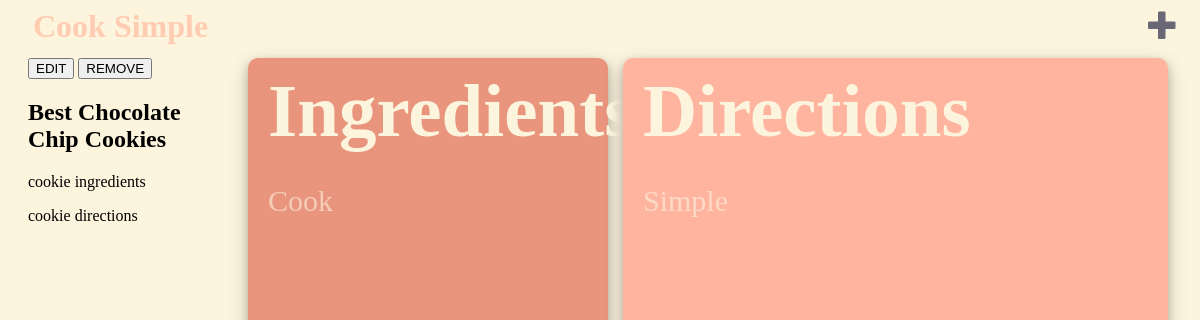
The page /recipe/3/ (signed in) on the database its author committed.
### recipe/models.py (models this page shows, shortened)
class Recipe(models.Model):
    author = models.ForeignKey(settings.AUTH_USER_MODEL, on_delete=models.CASCADE)
    title = models.CharField(max_length=200)
    cooktime = models.TextField()
    ingredients = models.TextField()
    directions = models.TextField()
    created_date = models.DateTimeField(default=timezone.now)
    published_date = models.DateTimeField(blank=True, null=True)

### recipe/views.py (the view)
# urls.py: path('recipe/<int:pk>/', views.recipe_detail, name='recipe_detail'),
@login_required
def recipe_detail(request, pk):
    recipe = get_object_or_404(Recipe, pk=pk)
    return render(request, 'recipe/recipe_detail.html', {'recipe': recipe})

### recipe/templates/recipe/recipe_detail.html (shortened to what this page needs)
{% extends 'recipe/base.html' %}
{% block content %}
    <div class="post">
        <a href="{% url 'recipe_edit' pk=recipe.pk %}"><button>EDIT</button></a>
        <a href="{% url 'recipe_remove' pk=recipe.pk %}"><button>REMOVE</button></a>
        <h2>{{ recipe.title }}</h2>
        <p>{{ recipe.ingredients|linebreaksbr }}</p>
        <p>{{ recipe.directions|linebreaksbr }}</p>
    </div>
{% endblock %}

### recipe/static/css/recipe.css (style rules this page uses)
body { background-color: rgb(253, 244, 222); }
a { text-decoration: none; }

### rows shown on the page
Recipe: title "Best Chocolate Chip Cookies", ingredients "cookie ingredients", directions "cookie directions"
